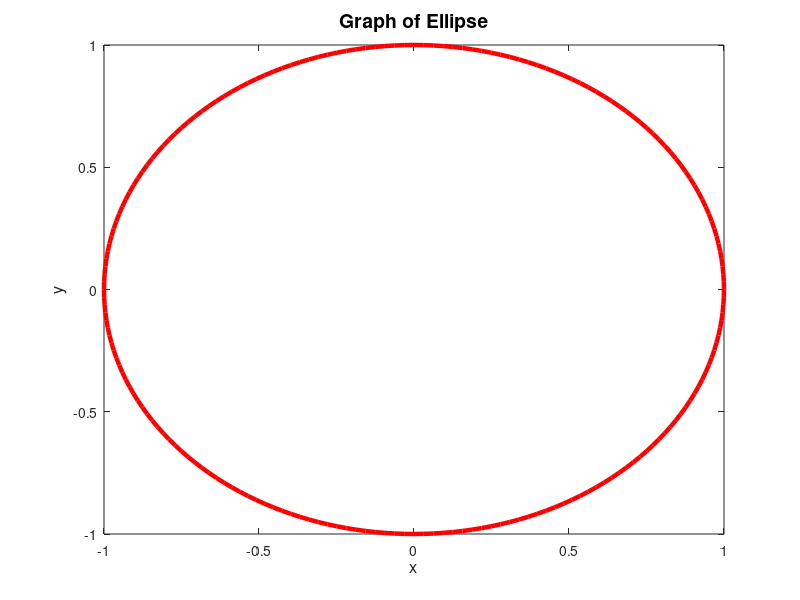

Reproduce this figure in MATLAB.
t = 0:pi/100:2*pi;
x = cos(t);
y = sin(t);
h1=plot(x,y,'r');
set(h1,'LineWidth',3.25);
xlabel('x');
h = get(gca,'xlabel');
set(h,'FontSize',12)
ylabel('y')
h = get(gca,'ylabel');
set(h,'FontSize',12)
title('Graph of Ellipse')
h = get(gca,'Title');
set(h,'FontSize',14)